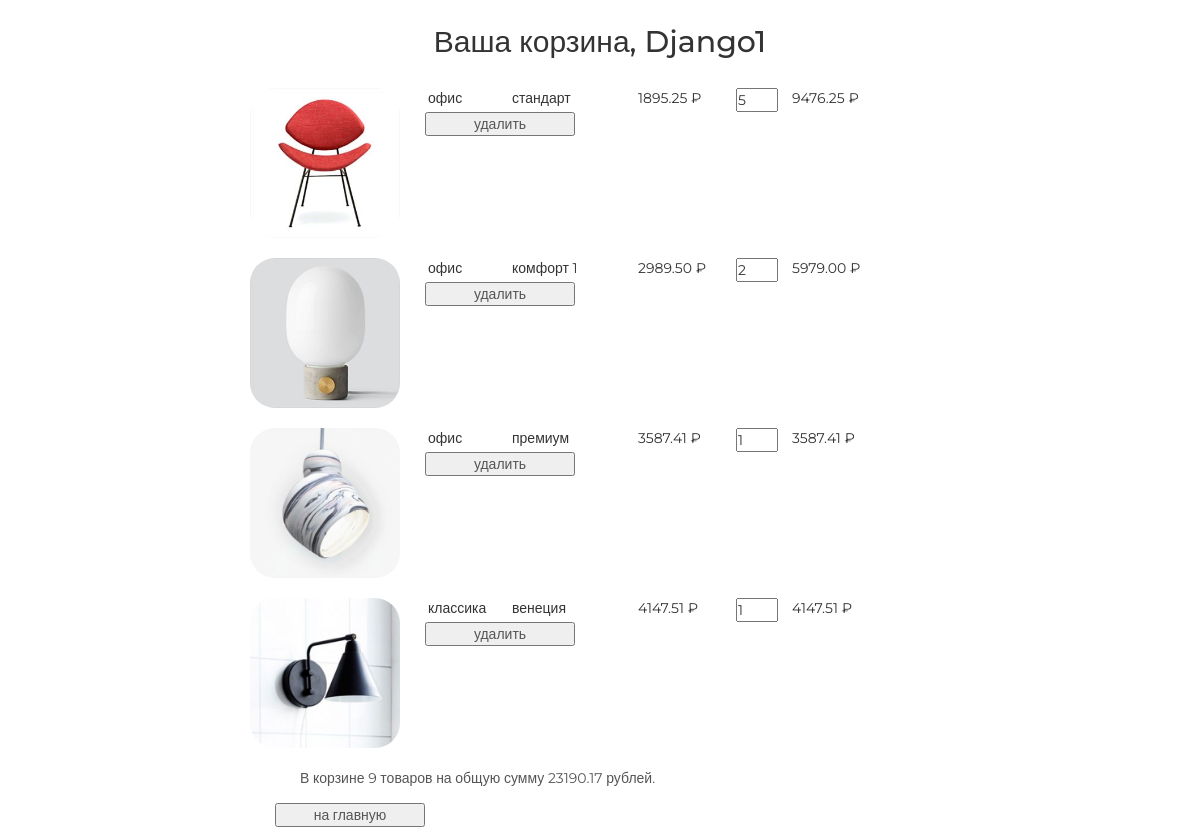
/basket/ (signed in), run on the app's committed database.
### authapp/models.py (models this page shows, shortened)
class ShopUser(AbstractUser):
    avatar = models.ImageField(upload_to='users_avatars', blank=True)
    age = models.PositiveSmallIntegerField(verbose_name='возраст', default=18)
    activation_key = models.CharField(verbose_name='ключ подтверждения', max_length=128, blank=True)
    activation_key_expires = models.DateTimeField(verbose_name='актуальность ключа', auto_now_add=True, blank=True,
                                                  null=True)

### basketapp/models.py (models this page shows, shortened)
class Basket(models.Model):
    user = models.ForeignKey(settings.AUTH_USER_MODEL, on_delete=models.CASCADE, related_name='basket')
    product = models.ForeignKey(Product, on_delete=models.CASCADE)
    quantity = models.PositiveSmallIntegerField(verbose_name='количество', default=0)
    add_datetime = models.DateTimeField(auto_now_add=True, verbose_name='время')
    @property
    def product_cost(self):
        return self.product.price * self.quantity
    @property
    def total_quantity(self):
        _items = Basket.objects.filter(user=self.user)
        _total_quantity = sum(list(map(lambda x: x.quantity, _items)))
        return _total_quantity
    @property
    def total_cost(self):
        _items = Basket.objects.filter(user=self.user)
        _total_cost = sum(list(map(lambda x: x.product_cost, _items)))
        return _total_cost

### mainapp/models.py (models this page shows, shortened)
class Product(models.Model):
    category = models.ForeignKey(ProductCategory, on_delete=models.CASCADE)
    name = models.CharField(max_length=128, verbose_name='имя')
    image = models.ImageField(upload_to='products_image', blank=True)
    short_desc = models.CharField(max_length=64, verbose_name='краткое описание', blank=True)
    description = models.TextField(blank=True, verbose_name='описание')
    price = models.DecimalField(verbose_name='цена', max_digits=8, decimal_places=2, default=0)
    quantity = models.PositiveSmallIntegerField(verbose_name='количество на складе', default=0)
    is_active = models.BooleanField(verbose_name='активность', default=True)

class ProductCategory(models.Model):
    name = models.CharField(max_length=64, unique=True, verbose_name='имя')
    description = models.TextField(verbose_name='описание', blank=True)
    is_active = models.BooleanField(verbose_name='активность', default=True)

### basketapp/views.py (the view)
# urls.py: path('', basketapp.basket, name='view'),
@login_required
def basket(request):
    basket_items = Basket.objects.filter(user=request.user).order_by('product__category')
    content = {
        'title': 'корзина',
        'basket_items': basket_items,
    }
    return render(request, 'basketapp/basket.html', content)

### mainapp/context_processors.py (called while the page is built)
def basket(request):
    basket_list = []
    if request.user.is_authenticated:
        basket_list = Basket.objects.filter(user=request.user)
    return {
        'basket': basket_list
    }

### basketapp/templates/basketapp/basket.html
{% extends 'basketapp/base.html' %}
{% block content %}
    <div class="basket_list">
    {% include 'basketapp/includes/inc_basket_list.html' %}
    </div>
    <button class="btn-round">
        <a href="{% url 'main' %}">на главную</a>
    </button>
{% endblock %}

### basketapp/templates/basketapp/base.html (shortened to what this page needs)
<!DOCTYPE html>
{% load static %}
<html>
<head>
    {% block css %}
        <link rel="stylesheet" type="text/css" href="{% static 'css/bootstrap.min.css' %}">
        <link rel="stylesheet" type="text/css" href="{% static 'css/style.css' %}">
        <link rel="stylesheet" href="{% static 'fonts/font-awesome/css/font-awesome.css' %}">
    {% endblock %}
</head>
<body>
<div class="basket_container">
    <div class="h2 text-center">
        Ваша корзина, {{ user.first_name|title|default:'Пользователь' }}
    </div>
    <br>
    {% block content %}
    {% endblock %}
</div>
</body>
</html>

### basketapp/templates/basketapp/includes/inc_basket_list.html
{% for item in basket_items %}
    <div class="basket_record">
        <img src="/media/{{ item.product.image }}"/>
        <span class="category_name">{{ item.product.category.name }}</span>
        <span class="product_name">{{ item.product.name }}</span>
        <span class="product_price">{{ item.product.price }} &#8381;</span>
        <input type="number" name="{{ item.pk }}" min="0" value="{{ item.quantity }}">
        <span class="product_cost">{{ item.product_cost }} &#8381;</span>
        <button class="btn-round">
            <a href="{% url 'basket:remove' item.pk %}">удалить</a>
        </button>
    </div>
{% endfor %}
{% if basket_items %}
    <div class="basket_summary">
        В корзине {{ basket_items.0.total_quantity }} товаров на общую сумму
        {{ basket_items.0.total_cost }} рублей.
    </div>
{% endif %}

### static/css/style.css (style rules this page uses)
* { margin: 0; padding: 0; }
body { font-family: 'Montserrat', sans-serif; }
html, body { height: 100%; }
.basket_container { margin: 25px auto; width: 700px; }
.basket_list input[type="number"] { width: 3em; position: relative; display: block; float: left; }
.basket_list span.category_name { margin-left: 2em; width: 5em; position: relative; display: block; float: left; }
.basket_list span.product_name { margin-left: 1em; width: 8em; position: relative; display: block; float: left; }
.basket_list span.product_price { margin-left: 1em; width: 7em; position: relative; display: block; float: left; }
.basket_list span.product_cost { margin-left: 1em; width: 7em; position: relative; display: block; float: left; }
.basket_list .basket_record { position: relative; display: block; height: 170px; float: none; }
.basket_container button { margin-left: 25px; width: 150px; display: block; float: left; }
.basket_container button a { text-decoration: none; color: #555; }
.basket_container img { display: block; float: left; width: 150px; border-radius: 25px; }
.basket_container .basket_summary { display: block; margin-left: 50px; margin-bottom: 15px; color: #555; }

### data on the page
ShopUser: first_name "Django1"
Basket: product.image (picture), product.category.name "офис", product.name "стандарт", product.price "1895.25", quantity "5", product_cost "9476.25", user+quantity "9", user+product+quantity "23190.17"
Basket: product.image (picture), product.category.name "офис", product.name "комфорт 1", product.price "2989.50", pk "2", product_cost "5979.00"
Basket: product.image (picture), product.category.name "офис", product.name "премиум", product.price "3587.41", quantity "1", product_cost "3587.41"
Basket: product.image (picture), product.category.name "классика", product.name "венеция", product.price "4147.51", quantity "1", product_cost "4147.51"
